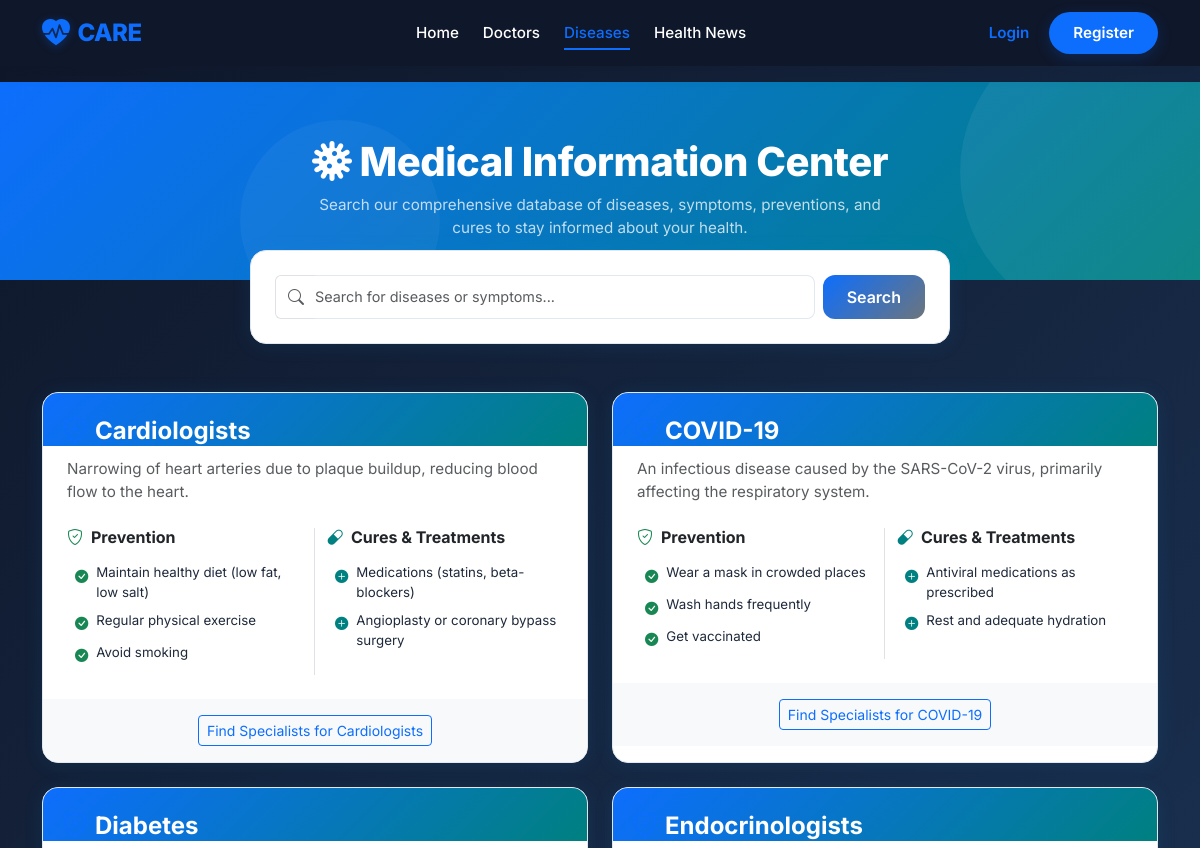
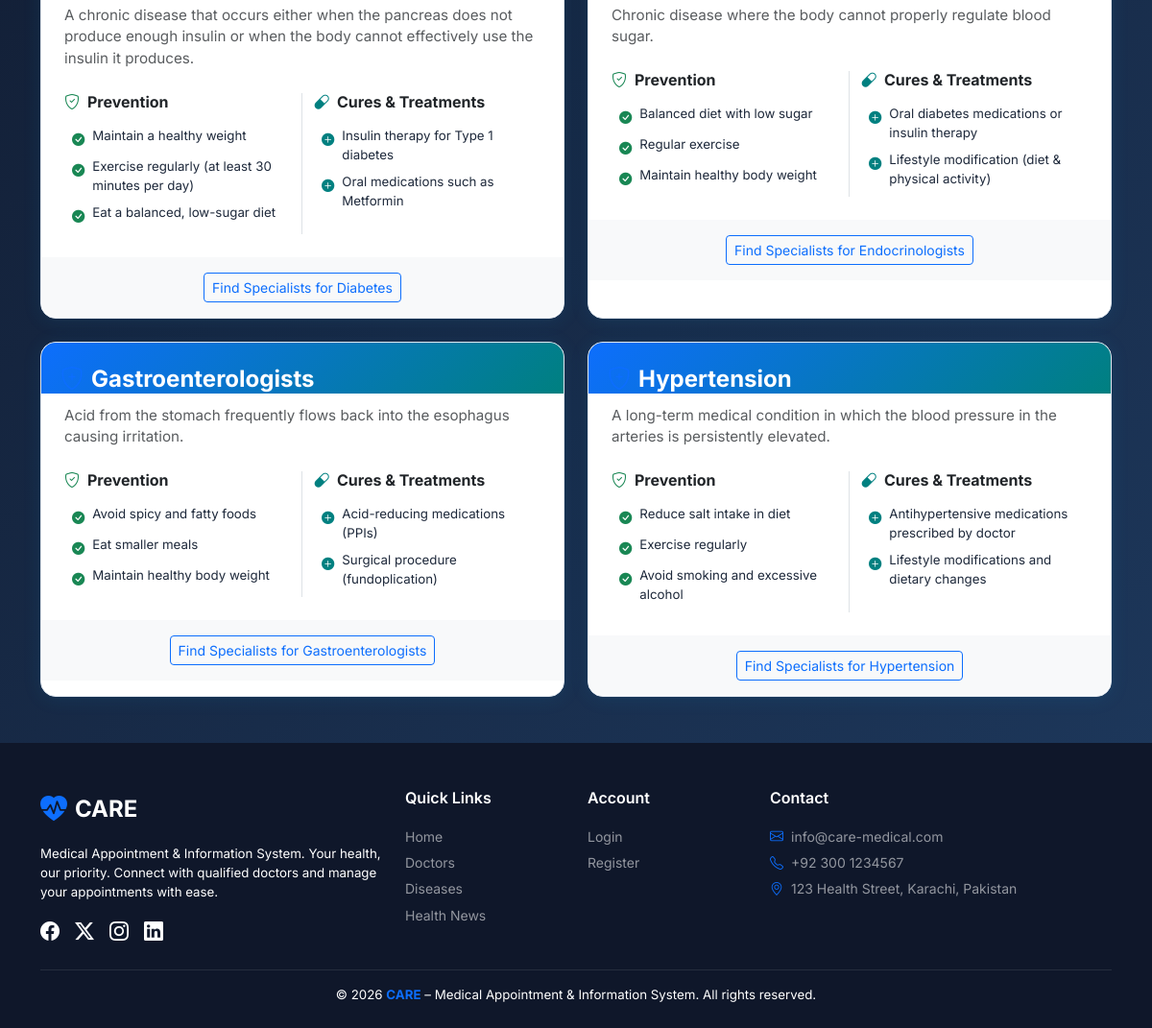
Screenshot of /diseases.php with the database file from the repository (2 pictures, top to bottom).
### tables this page shows
CREATE TABLE `diseases` (
  `id` int(11) NOT NULL,
  `title` varchar(150) NOT NULL,
  `description` text NOT NULL,
  `created_at` timestamp NOT NULL DEFAULT current_timestamp()
);

CREATE TABLE `preventions` (
  `id` int(11) NOT NULL,
  `disease_id` int(11) NOT NULL,
  `prevention_text` text NOT NULL
);

CREATE TABLE `cures` (
  `id` int(11) NOT NULL,
  `disease_id` int(11) NOT NULL,
  `cure_text` text NOT NULL
);

### includes/auth.php (called while the page is built, shortened)
<?php
function e($string) {
    return htmlspecialchars($string ?? '', ENT_QUOTES, 'UTF-8');
}
?>

### diseases.php (the view, shortened to what this page needs)
<?php
require_once 'config/db.php';
require_once 'includes/auth.php';
$search = $_GET['q'] ?? '';
$whereClause = '';
$diseases = $conn->query("SELECT * FROM diseases $whereClause ORDER BY title ASC");
include 'includes/header.php';
?>
<div class="page-hero">
    <div class="container text-center">
        <h1><i class="bi bi-virus me-2"></i>Medical Information Center</h1>
        <p class="mb-0 mx-auto opacity-75" style="max-width:600px;">Search our comprehensive database of diseases, symptoms, preventions, and cures to stay informed about your health.</p>
    </div>
</div>
<div class="container" style="margin-top:-30px;position:relative;z-index:10;">
    <div class="care-card p-4 mx-auto" style="max-width:700px;">
        <form method="GET" class="d-flex gap-2">
            <div class="input-group">
                <span class="input-group-text bg-white border-end-0"><i class="bi bi-search text-muted"></i></span>
                <input type="text" name="q" class="form-control border-start-0 ps-0" placeholder="Search for diseases or symptoms..." value="<?= e($search) ?>">
            </div>
            <button class="btn btn-care px-4" type="submit">Search</button>
        </form>
    </div>
</div>
<div class="container py-5">
    <div class="row g-4">
        <?php if ($diseases->num_rows > 0): while ($d = $diseases->fetch_assoc()): ?>
        <div class="col-lg-6 observe-animate">
            <div class="care-card h-100">
                <div class="card-header bg-white border-bottom-0 pb-0 pt-4">
                    <h4 class="fw-bold text-white mb-1"><i class="bi bi-shield-plus me-2 text-care"></i><?= e($d['title']) ?></h4>
                </div>
                <div class="card-body p-4 pt-2">
                    <p class="text-muted mb-4"><?= e($d['description']) ?></p>
                    <div class="row g-4">
                        <div class="col-md-6 border-end">
                            <h6 class="fw-bold text-dark mb-3"><i class="bi bi-shield-check text-success me-2"></i>Prevention</h6>
                            <ul class="list-unstyled mb-0 ms-2">
                                <?php
                                $prevs = $conn->query("SELECT prevention_text FROM preventions WHERE disease_id={$d['id']}");
                                if ($prevs->num_rows > 0): while ($p = $prevs->fetch_assoc()):
                                ?>
                                <li class="mb-2 d-flex align-items-start">
                                    <i class="bi bi-check-circle-fill text-success small mt-1 me-2"></i>
                                    <span class="small"><?= e($p['prevention_text']) ?></span>
                                </li>
                                <?php endwhile; else: ?>
                                <li class="small text-muted">No specific prevention data available.</li>
                                <?php endif; ?>
                            </ul>
                        </div>
                        <div class="col-md-6">
                            <h6 class="fw-bold text-dark mb-3"><i class="bi bi-capsule text-teal me-2"></i>Cures & Treatments</h6>
                            <ul class="list-unstyled mb-0 ms-2">
                                <?php
                                $cures = $conn->query("SELECT cure_text FROM cures WHERE disease_id={$d['id']}");
                                if ($cures->num_rows > 0): while ($c = $cures->fetch_assoc()):
                                ?>
                                <li class="mb-2 d-flex align-items-start">
                                    <i class="bi bi-plus-circle-fill text-teal small mt-1 me-2"></i>
                                    <span class="small"><?= e($c['cure_text']) ?></span>
                                </li>
                                <?php endwhile; else: ?>
                                <li class="small text-muted">Consult a doctor for treatment options.</li>
                                <?php endif; ?>
                            </ul>
                        </div>
                    </div>
                </div>
                <div class="card-footer bg-light border-top-0 py-3 text-center">
                    <a href="doctors.php?specialization=<?= urlencode($d['title']) ?>" class="btn btn-outline-primary btn-sm">Find Specialists for <?= e($d['title']) ?></a>
                </div>
            </div>
        </div>
        <?php endwhile; endif; ?>
    </div>
</div>
<?php include 'includes/footer.php'; ?>

### assets/css/style.css (style rules this page uses)
:root { --care-primary: #0ea5e9; --care-secondary: #0284c7; --care-teal: #0d9488; --care-teal-light: #ccfbf1; --care-blue-light: #e0f2fe; --care-dark: #0f172a; --care-text: #1e293b; --care-muted: #6e748b; --care-border: #e2e8f0; --care-card-bg: #ffffff; --care-bg: #f0f9ff; --navbar-bg: #0f172a; --footer-bg: #0f172a; --shadow-sm: 0 1px 3px rgba(0, 0, 0, .08), 0 1px 2px rgba(0, 0, 0, .06); --shadow-md: 0 4px 6px -1px rgba(0, 0, 0, .1), 0 2px 4px -1px rgba(0, 0, 0, .06); --shadow-lg: 0 10px 15px -3px rgba(0, 0, 0, .1), 0 4px 6px -2px rgba(0, 0, 0, .05); --shadow-card: 0 2px 20px rgba(14, 165, 233, .10); --radius-sm: 0.5rem; --radius-md: 0.75rem; --radius-lg: 1rem; --radius-xl: 1.5rem; --transition: all 0.25s ease; }
*, *::before, *::after { box-sizing: border-box; }
html { scroll-behavior: smooth; }
body { font-family: 'Inter', system-ui, -apple-system, sans-serif; background: linear-gradient(135deg, #0f172a 0%, #1e3a5f 100%); color: var(--care-text); min-height: 100vh; display: flex; flex-direction: column; font-size: 0.95rem; }
.text-care { color: var(--care-primary) !important; }
.text-teal { color: var(--care-teal) !important; }
.care-card { background: var(--care-card-bg); border: 1px solid var(--care-border); border-radius: var(--radius-lg); box-shadow: var(--shadow-card); transition: var(--transition); overflow: hidden; }
.care-card .card-header { background: linear-gradient(135deg, var(--care-primary), var(--care-teal)); color: #fff; border: none; font-weight: 600; padding: 1rem 1.25rem; transition: var(--transition); }
.btn-care { background: linear-gradient(135deg, var(--care-primary), var(--care-secondary)); color: #fff !important; border: none; border-radius: var(--radius-md); font-weight: 600; padding: 0.65rem 1.5rem; transition: var(--transition); }
.form-control, .form-select { border-radius: var(--radius-sm); border-color: var(--care-border); padding: 0.65rem 0.9rem; font-size: 0.9rem; transition: var(--transition); }
.page-hero { background: linear-gradient(135deg, var(--care-primary), var(--care-teal)); color: #fff; padding: 3.5rem 0 2.5rem; position: relative; overflow: hidden; }
.page-hero::before { content: ''; position: absolute; top: -60px; right: -60px; width: 300px; height: 300px; border-radius: 50%; background: rgba(255, 255, 255, .06); }
.page-hero::after { content: ''; position: absolute; bottom: -40px; left: 20%; width: 200px; height: 200px; border-radius: 50%; background: rgba(255, 255, 255, .04); }
.page-hero .container { position: relative; z-index: 1; }
.page-hero h1 { font-weight: 800; letter-spacing: -0.5px; }
.animate-in { animation: fadeInUp 0.5s ease both; }
.animate-in:nth-child(1) { animation-delay: 0.05s; }
.animate-in:nth-child(2) { animation-delay: 0.10s; }

### assets/css/header.css (style rules this page uses)
:root { --care-primary: #0d6efd; --care-primary-dark: #0a58ca; --care-secondary: #6c757d; --care-teal: #008080; --care-teal-light: #e0f2f2; --care-blue-light: #f0f7ff; --care-white: #ffffff; --care-dark: #212529; --navbar-bg: #0f172a; --care-gray-100: #f8f9fa; --care-gray-200: #e9ecef; --care-shadow: 0 4px 20px rgba(0, 0, 0, 0.08); --care-transition: all 0.3s cubic-bezier(0.4, 0, 0.2, 1); }

### rows the page displays
diseases: title "Cardiologists", description "Narrowing of heart arteries due to plaque buildup, reducing blood flow to the heart."
preventions: prevention_text "Maintain healthy diet (low fat, low salt)"
preventions: prevention_text "Regular physical exercise"
preventions: prevention_text "Avoid smoking"
cures: cure_text "Medications (statins, beta-blockers)"
cures: cure_text "Angioplasty or coronary bypass surgery"
diseases: title "COVID-19", description "An infectious disease caused by the SARS-CoV-2 virus, primarily affecting the respiratory system."
preventions: prevention_text "Wear a mask in crowded places"
preventions: prevention_text "Wash hands frequently"
preventions: prevention_text "Get vaccinated"
cures: cure_text "Antiviral medications as prescribed"
cures: cure_text "Rest and adequate hydration"
diseases: title "Diabetes", description "A chronic disease that occurs either when the pancreas does not produce enough insulin or when the body cannot effectively use the insulin it produces."
preventions: prevention_text "Maintain a healthy weight"
preventions: prevention_text "Exercise regularly (at least 30 minutes per day)"
preventions: prevention_text "Eat a balanced, low-sugar diet"
cures: cure_text "Insulin therapy for Type 1 diabetes"
cures: cure_text "Oral medications such as Metformin"
diseases: title "Endocrinologists", description "Chronic disease where the body cannot properly regulate blood sugar."
preventions: prevention_text "Balanced diet with low sugar"
preventions: prevention_text "Regular exercise"
preventions: prevention_text "Maintain healthy body weight"
cures: cure_text "Oral diabetes medications or insulin therapy"
cures: cure_text "Lifestyle modification (diet & physical activity)"
diseases: title "Gastroenterologists", description "Acid from the stomach frequently flows back into the esophagus causing irritation."
preventions: prevention_text "Avoid spicy and fatty foods"
preventions: prevention_text "Eat smaller meals"
preventions: prevention_text "Maintain healthy body weight"
cures: cure_text "Acid-reducing medications (PPIs)"
cures: cure_text "Surgical procedure (fundoplication)"
diseases: title "Hypertension", description "A long-term medical condition in which the blood pressure in the arteries is persistently elevated."
preventions: prevention_text "Reduce salt intake in diet"
preventions: prevention_text "Exercise regularly"
preventions: prevention_text "Avoid smoking and excessive alcohol"
cures: cure_text "Antihypertensive medications prescribed by doctor"
cures: cure_text "Lifestyle modifications and dietary changes"
